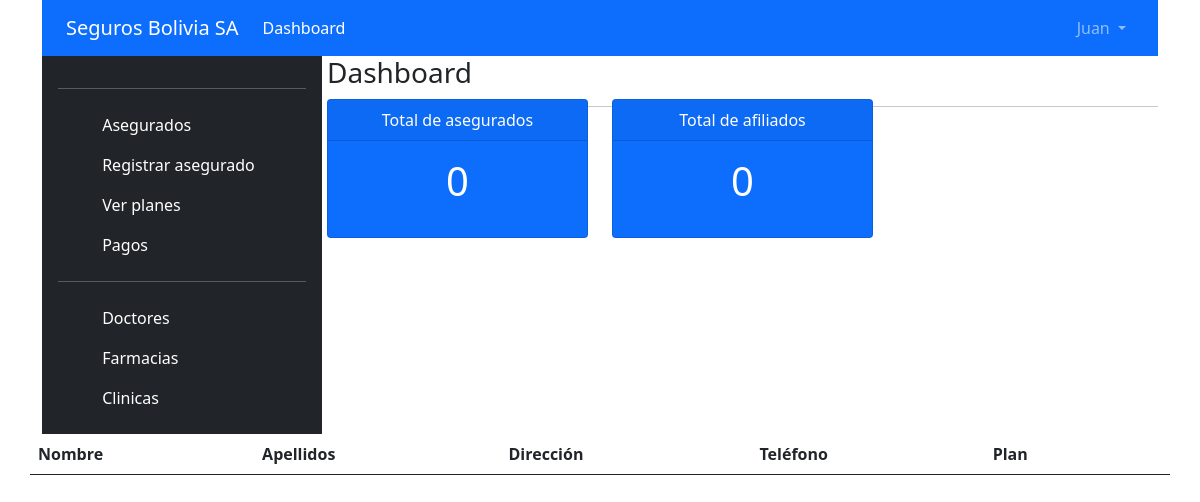
Before: /dashboard (signed in) with the older database file.
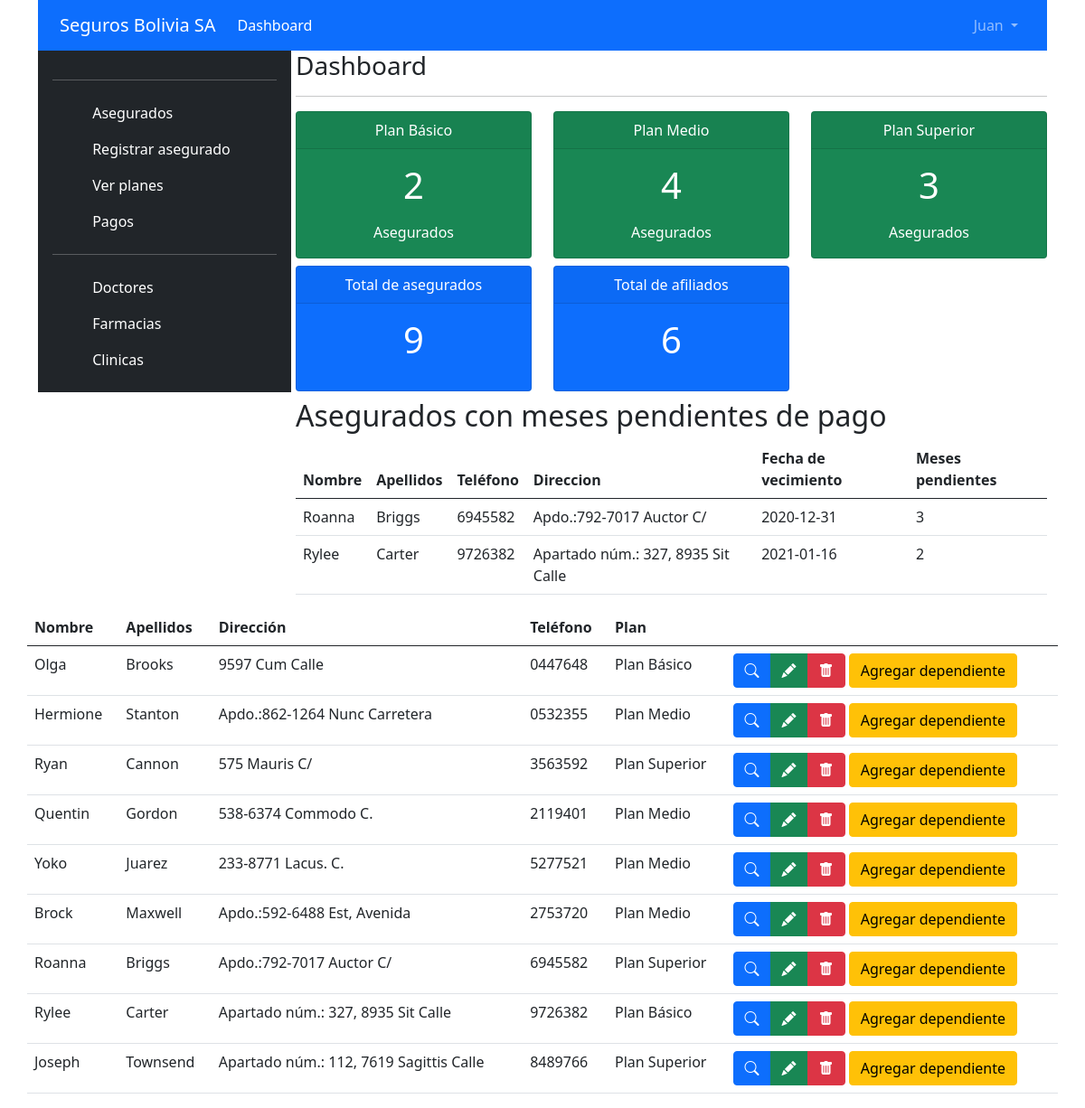
After: the same page with the newer database file.
### tables this page shows
CREATE TABLE `usuarios` (
  `id` int(11) NOT NULL,
  `nombre` varchar(50) NOT NULL,
  `apellidos` varchar(80) NOT NULL,
  `cargo` varchar(45) NOT NULL,
  `usuario` varchar(50) NOT NULL,
  `password` varchar(70) NOT NULL,
  `rol` varchar(20) NOT NULL,
  `url_imagen` varchar(150) DEFAULT NULL
);

CREATE TABLE `asegurados` (
  `id` int(11) NOT NULL,
  `plan_id` int(11) NOT NULL,
  `nombre` varchar(50) NOT NULL,
  `apellidos` varchar(80) NOT NULL,
  `direccion` varchar(100) NOT NULL,
  `telefono` varchar(15) NOT NULL,
  `foto_certificado_nacimiento` varchar(150) NOT NULL,
  `foto_carnet_identidad` varchar(150) NOT NULL,
  `create_at` date NOT NULL
);

CREATE TABLE `planes` (
  `id` int(11) NOT NULL,
  `nombre` varchar(20) NOT NULL,
  `precio` double NOT NULL,
  `precio_dependiente` double NOT NULL,
  `descripcion` varchar(400) NOT NULL
);

### views/dashboard/index.php (the view, shortened to what the rows shown need)
<?php
$asegurados = $this->d["asegurados"];
$usuario = $this->d["user"];
$planesCantidad = $this->d["planesCantidad"];
$cantidadAsegurados = $this->d["cantidadAsegurados"];
$cantidadDependientes = $this->d["cantidadDependientes"];
$pendientesPago = $this->d["mesesAtrasados"];
require_once "views/header.php";
?>
<div class="col-9">
    <h3>Dashboard</h3>
    <hr>
    <div>
        <div class="row row-cols-1 row-cols-md-3 g-4">
            <?php
            foreach ($planesCantidad as $plan) {
            ?>
                <div class="col">
                    <div class="card text-white bg-success mb-2">
                        <div class="card-header text-center"><?php echo $plan["nombre"]; ?></div>
                        <div class="card-body">
                            <h1 class="card-title">
                                <p class="text-center"><?php echo $plan["cantidad"]; ?></p>
                            </h1>
                            <p class="card-text text-center">Asegurados</p>
                        </div>
                    </div>
                </div>
            <?php
            }
            ?>
        </div>
    </div>
    <div class="row row-cols-1 row-cols-md-3 g-4">
        <div class="col">
            <div class="card text-white bg-primary mb-2">
                <div class="card-header text-center">Total de asegurados</div>
                <div class="card-body">
                    <h1 class="card-title">
                        <p class="text-center"><?php echo $cantidadAsegurados; ?></p>
                    </h1>
                </div>
            </div>
        </div>
        <div class="col">
            <div class="card text-white bg-primary mb-2">
                <div class="card-header text-center">Total de afiliados</div>
                <div class="card-body">
                    <h1 class="card-title">
                        <p class="text-center">
                            <?php echo $cantidadDependientes; ?></p>
                    </h1>
                </div>
            </div>
        </div>
    </div>
    <?php if ($pendientesPago != null) { ?>
        <h2>Asegurados con meses pendientes de pago</h2>
        <table class="table">
            <thead>
                <tr>
                    <th>Nombre</th>
                    <th>Apellidos</th>
                    <th>Teléfono</th>
                    <th>Direccion</th>
                    <th>Fecha de vecimiento</th>
                    <th>Meses pendientes</th>
                </tr>
            </thead>
            <tbody>
                <?php foreach ($pendientesPago as $asegurado) { ?>
                    <tr>
                        <td> <?php echo $asegurado["nombre"] ?></td>
                        <td> <?php echo $asegurado["apellidos"] ?></td>
                        <td> <?php echo $asegurado["telefono"] ?></td>
                        <td> <?php echo $asegurado["direccion"] ?></td>
                        <td> <?php echo $asegurado["ultimo_pago"] ?></td>
                        <td> <?php echo $asegurado["meses_pendientes"] ?></td>
                    </tr>
                <?php } ?>
            </tbody>
        </table>
    <?php } ?>
</div>
<table class="table">
    <thead>
        <tr>
            <th>Nombre</th>
            <th>Apellidos</th>
            <th>Dirección</th>
            <th>Teléfono</th>
            <th>Plan</th>
            <th></th>
        </tr>
    </thead>
    <tbody>
        <?php foreach ($asegurados as $asegurado) { ?>
            <tr>
                <td><?php echo $asegurado->getNombre(); ?> </td>
                <td><?php echo $asegurado->getApellidos(); ?></td>
                <td><?php echo $asegurado->getDireccion(); ?></td>
                <td><?php echo $asegurado->getTelefono(); ?></td>
                <td><?php echo $asegurado->getNombrePlan(); ?></td>
                <td>
                    <div class="btn-group" role="group">
                        <a href="<?php echo constant("URL") ?>asegurados/ver/<?php echo $asegurado->getId(); ?>" class="btn btn-primary"><i class="bi bi-search"></i></a>
                        <a href="<?php echo constant("URL") ?>asegurados/editar/<?php echo $asegurado->getId(); ?>" class="btn btn-success"><i class="bi bi-pencil-fill"></i></a>
                        <a href="<?php echo constant("URL") ?>asegurados/eliminar/<?php echo $asegurado->getId(); ?>" onclick="return confirm('¿Estas seguro?');" class="btn btn-danger">
                            <i class="bi bi-trash-fill"></i>
                        </a>
                    </div>
                    <a href="<?php echo constant("URL") ?>dependiente/crear/<?php echo $asegurado->getId(); ?>" class="btn btn-warning">Agregar dependiente</a>
                </td>
            </tr>
        <?php } ?>
    </tbody>
</table>
</div>
</div>
</body>
</html>

### views/header.php (shortened to what the rows shown need)
<!DOCTYPE html>
<html lang="en">
<head>
    <link href="https://cdn.jsdelivr.net/npm/bootstrap@5.0.0-beta3/dist/css/bootstrap.min.css" rel="stylesheet">
    <link rel="stylesheet" href="https://cdn.jsdelivr.net/npm/bootstrap-icons@1.4.0/font/bootstrap-icons.css">
    <link rel="stylesheet" href="https://cdnjs.cloudflare.com/ajax/libs/lightbox2/2.11.3/css/lightbox.css" />
    <link rel="stylesheet" href="https://code.jquery.com/ui/1.12.0/themes/smoothness/jquery-ui.css" />
</head>
<body>
    <div class="container">
        <div class="row">
            <header>
                <nav class="navbar navbar-expand-lg navbar-dark bg-primary">
                    <div class="container-fluid">
                        <a class="navbar-brand" href="<?php echo constant("URL") ?>">Seguros Bolivia SA</a>
                        <div class="collapse navbar-collapse" id="navbarSupportedContent">
                            <ul class="navbar-nav me-auto mb-2 mb-lg-0">
                                <li class="nav-item">
                                    <a class="nav-link active" aria-current="page" href="<?php echo constant("URL") ?>">Dashboard</a>
                                </li>
                            </ul>
                            <ul class="navbar-nav">
                                <li class="nav-item dropdown">
                                    <a class="nav-link dropdown-toggle" href="#" id="navbarDropdown" role="button" data-bs-toggle="dropdown" aria-expanded="false">
                                        <?php echo $usuario->getNombre(); ?>
                                    </a>
                                </li>
                            </ul>
                        </div>
                    </div>
                </nav>
            </header>
        </div>
        <div class="row">
            <div class="col-3">
                <div class="d-flex flex-column p-3 text-white bg-dark" style="width: 280px;">
                    <hr>
                    <ul class="nav nav-pills flex-column mb-auto">
                        <li>
                            <a href="<?php echo constant("URL") . "dashboard"; ?>" class="nav-link text-white">
                                <svg class="bi me-2" width="16" height="16">
                                    <use xlink:href="#speedometer2" />
                                </svg>
                                Asegurados
                            </a>
                        </li>
                        <li>
                            <a href="<?php echo constant("URL") . "asegurados/create"; ?>" class="nav-link text-white">
                                <svg class="bi me-2" width="16" height="16">
                                    <use xlink:href="#speedometer2" />
                                </svg>
                                Registrar asegurado
                            </a>
                        </li>
                        <li>
                            <a href="<?php echo constant("URL") . "planes"; ?>" class="nav-link text-white">
                                <svg class="bi me-2" width="16" height="16">
                                    <use xlink:href="#table" />
                                </svg>
                                Ver planes
                            </a>
                        </li>
                        <li>
                            <a href="<?php echo constant("URL") . "pagos"; ?>" class="nav-link text-white">
                                <svg class="bi me-2" width="16" height="16">
                                    <use xlink:href="#people-circle" />
                                </svg>
                                Pagos
                            </a>
                        </li>
                        <hr>
                        <li>
                            <a href="#" class="nav-link text-white">
                                <svg class="bi me-2" width="16" height="16">
                                    <use xlink:href="#grid" />
                                </svg>
                                Doctores
                            </a>
                        </li>
                        <li>
                            <a href="#" class="nav-link text-white">
                                <svg class="bi me-2" width="16" height="16">
                                    <use xlink:href="#people-circle" />
                                </svg>
                                Farmacias
                            </a>
                        </li>
                        <li>
                            <a href="#" class="nav-link text-white">
                                <svg class="bi me-2" width="16" height="16">
                                    <use xlink:href="#people-circle" />
                                </svg>
                                Clinicas
                            </a>
                        </li>
                    </ul>
                </div>
            </div>

Changed rows visible on the page:
added asegurados: nombre "Olga", apellidos "Brooks", direccion "9597 Cum Calle", telefono "0447648", plan.nombre "Plan Básico"
added asegurados: nombre "Hermione", apellidos "Stanton", direccion "Apdo.:862-1264 Nunc Carretera", telefono "0532355", plan.nombre "Plan Medio"
added asegurados: nombre "Ryan", apellidos "Cannon", direccion "575 Mauris C/", telefono "3563592", plan.nombre "Plan Superior"
added asegurados: nombre "Quentin", apellidos "Gordon", direccion "538-6374 Commodo C.", telefono "2119401", plan.nombre "Plan Medio"
added asegurados: nombre "Yoko", apellidos "Juarez", direccion "233-8771 Lacus. C.", telefono "5277521", plan.nombre "Plan Medio"
added asegurados: nombre "Brock", apellidos "Maxwell", direccion "Apdo.:592-6488 Est, Avenida", telefono "2753720", plan.nombre "Plan Medio"
added asegurados: nombre "Roanna", apellidos "Briggs", direccion "Apdo.:792-7017 Auctor C/", telefono "6945582", plan.nombre "Plan Superior"
added asegurados: nombre "Rylee", apellidos "Carter", direccion "Apartado núm.: 327, 8935 Sit Calle", telefono "9726382", plan.nombre "Plan Básico"
added asegurados: nombre "Joseph", apellidos "Townsend", direccion "Apartado núm.: 112, 7619 Sagittis Calle", telefono "8489766", plan.nombre "Plan Superior"
Other visible differences:
$cantidadAsegurados: "0" → "9"
$cantidadDependientes: "0" → "6"
new list line: "Plan Básico 2 Asegurados"
new list line: "Plan Medio 4 Asegurados"
new list line: "Plan Superior 3 Asegurados"
text now shown: "Asegurados con meses pendientes de pago Nombre Apellidos Teléfono Direccion Fecha de vecimiento Meses pendientes"
new list line: "Roanna Briggs 6945582 Apdo.:792-7017 Auctor C/ 2020-12-31 3"
new list line: "Rylee Carter 9726382 Apartado núm.: 327, 8935 Sit Calle 2021-01-16 2"
